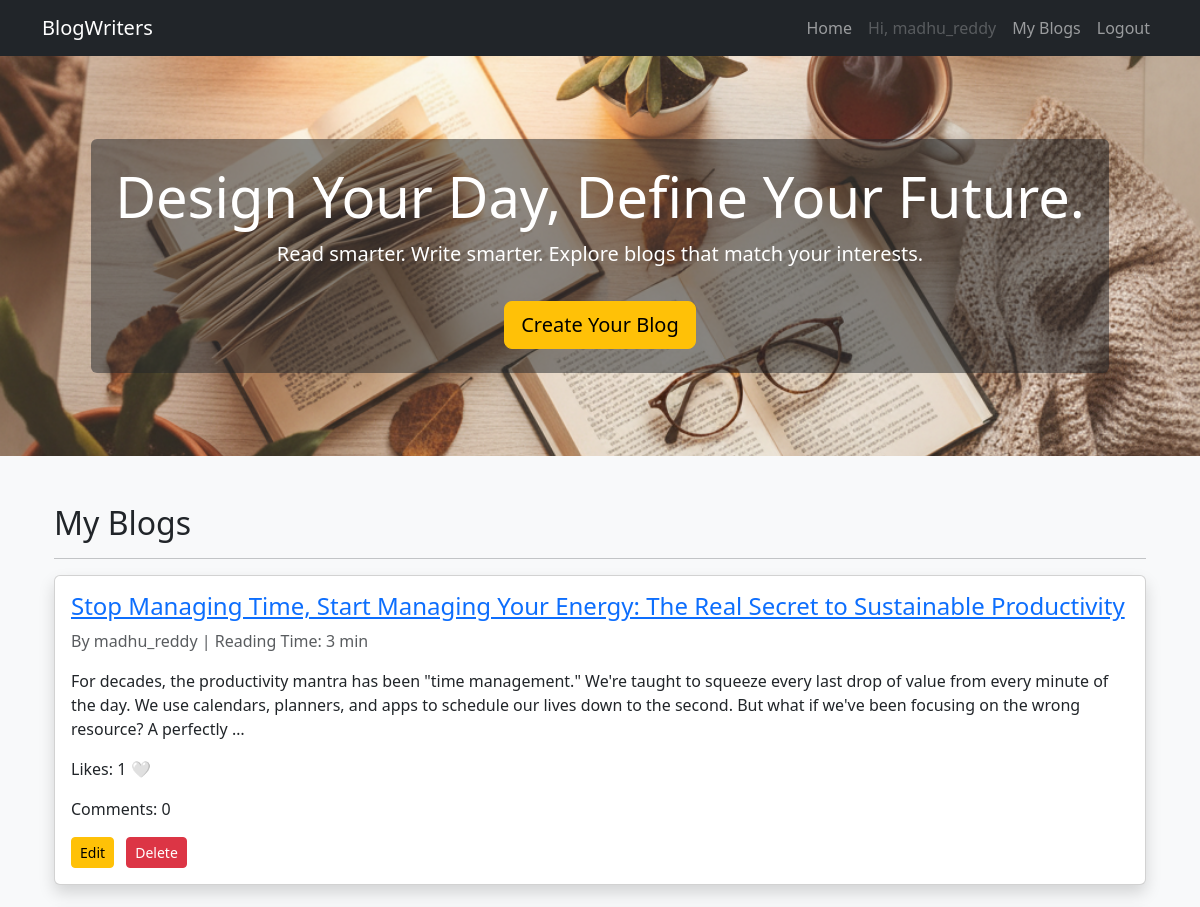
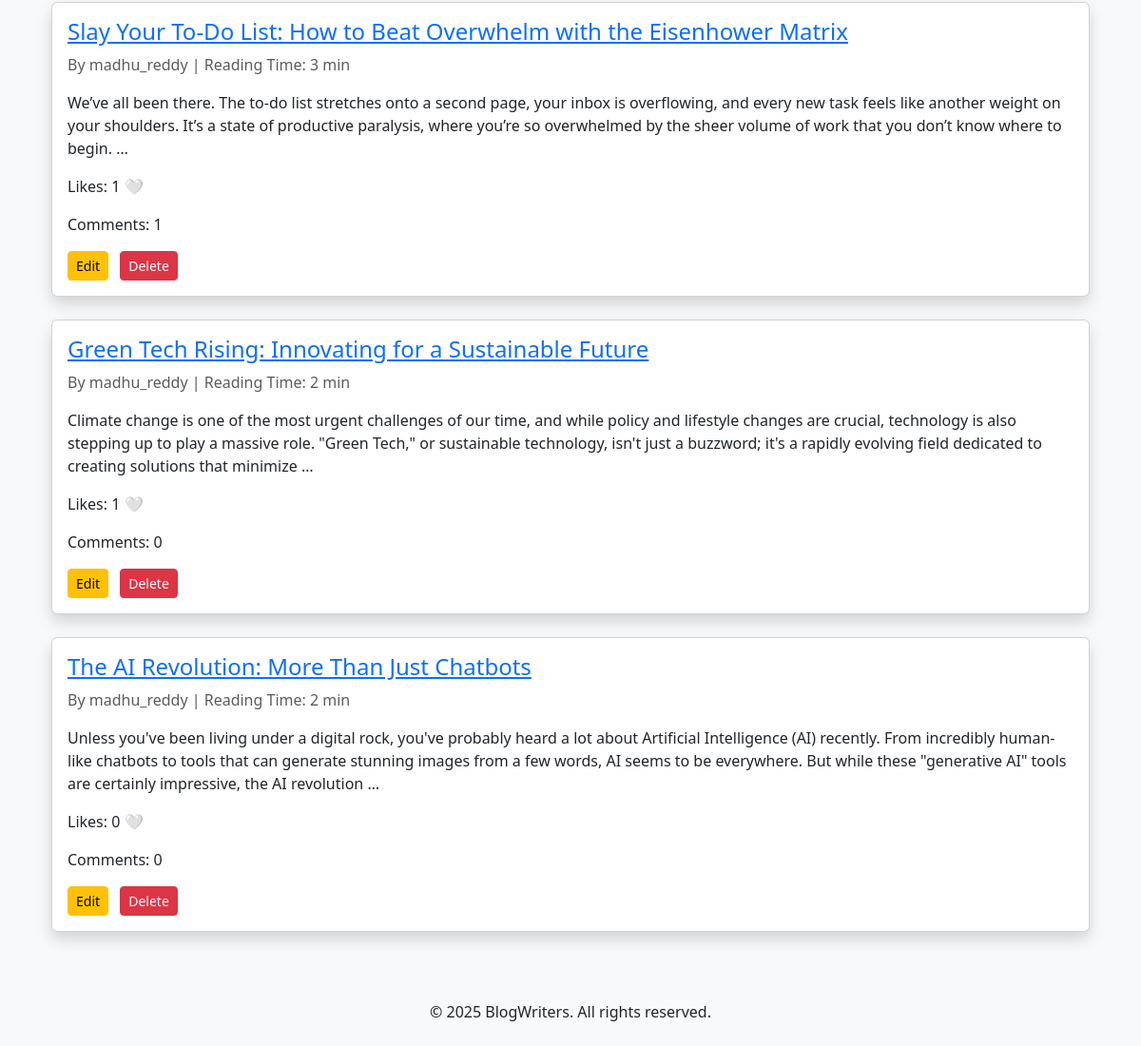
Screenshot of /my-blogs/ (signed in) with the database file from the repository (2 pictures, top to bottom).
### BlogWriter/models.py (models this page shows, shortened)
class BlogPost(models.Model):
    title = models.CharField(max_length=200)
    content = models.TextField()
    summary = models.TextField(blank=True, null=True)
    tags = models.ManyToManyField('Tag', related_name="posts")
    author = models.ForeignKey(User, on_delete=models.CASCADE)
    created_at = models.DateTimeField(auto_now_add=True)
    updated_at = models.DateTimeField(auto_now=True)
    def word_count(self):
        return len(self.content.split())
    def reading_time(self):
        return max(1, round(self.word_count() / 200))

### BlogWriter/views.py (the view)
# urls.py: path("my-blogs/", my_blogs, name="MyBlogs"),
@login_required
def my_blogs(request):
    user_blogs = BlogPost.objects.filter(author=request.user).order_by('-created_at')
    return render(request, "MyBlogs.html", {"blogs": user_blogs})

### templates/MyBlogs.html (shortened to what this page needs)
{% extends "base.html" %}
{% block content %}
<div class="container my-5">
    <h2>My Blogs</h2>
    <hr>
    {% for blog in blogs %}
    <div class="card mb-4 shadow p-3">
        <h4><a href="{% url 'BlogDetail' blog.id %}">{{ blog.title }}</a></h4>
        <p class="text-muted">By {{ blog.author.username }} | Reading Time: {{ blog.reading_time }} min</p>
        <p>{{ blog.content|truncatewords:50 }}</p>
        <p>
            Likes: {{ blog.likes.count }}
            {% if blog.user_liked %}
                ❤️
            {% else %}
                🤍
            {% endif %}
        </p>
        <p>Comments: {{ blog.comments.count }}</p>
        <div>
            <a href="{% url 'EditBlog' blog.id %}" class="btn btn-sm btn-warning me-2">Edit</a>
            <a href="{% url 'DeleteBlog' blog.id %}" class="btn btn-sm btn-danger">Delete</a>
        </div>
    </div>
    {% empty %}
    <p>You have not created any blogs yet. Create one now.</p>
    {% endfor %}
</div>
{% endblock %}

### templates/base.html (shortened to what this page needs)
{% load static %}
<!DOCTYPE html>
<html lang="en">
<head>
    <link href="https://cdn.jsdelivr.net/npm/bootstrap@5.3.2/dist/css/bootstrap.min.css" rel="stylesheet">
</head>
<body class="bg-light">
<nav class="navbar navbar-expand-lg navbar-dark bg-dark">
    <div class="container">
        <a class="navbar-brand" href="{% url 'HomePage' %}">BlogWriters</a>
        <div class="collapse navbar-collapse" id="navbarNav">
            <ul class="navbar-nav ms-auto">
                <li class="nav-item"><a class="nav-link" href="{% url 'HomePage' %}">Home</a></li>
                {% if user.is_authenticated %}
                    <li class="nav-item"><a class="nav-link disabled" href="#">Hi, {{ user.username }}</a></li>
                    <li class="nav-item"><a class="nav-link" href="{% url 'MyBlogs' %}">My Blogs</a></li>
                    <li class="nav-item"><a class="nav-link" href="{% url 'logout' %}">Logout</a></li>
                {% else %}
                    <li class="nav-item"><a class="nav-link" href="{% url 'login' %}">Login</a></li>
                    <li class="nav-item"><a class="nav-link" href="{% url 'register' %}">Register</a></li>
                {% endif %}
            </ul>
        </div>
    </div>
</nav>
<section class="hero-section text-white text-center d-flex align-items-center justify-content-center"
         style="height: 400px; background: url('{% static 'BackgroundBlog.png' %}') no-repeat center center; background-size: cover;">
    <div class="bg-dark bg-opacity-50 p-4 rounded">
        <h1 class="display-4">Design Your Day, Define Your Future.</h1>
        <p class="lead">Read smarter. Write smarter. Explore blogs that match your interests.</p>
        {% if user.is_authenticated %}
            <a href="{% url 'CreateEditBlog' %}" class="btn btn-warning btn-lg mt-3">Create Your Blog</a>
        {% else %}
            <a href="{% url 'register' %}" class="btn btn-warning btn-lg mt-3">Join & Start Blogging</a>
        {% endif %}
    </div>
</section>
<div class="container my-5">
    {% block content %}
    {% endblock %}
</div>
<footer class="bg-light py-4 text-center">
    <p class="mb-0">&copy; 2025 BlogWriters. All rights reserved.</p>
</footer>
</body>
</html>

### rows the page displays
BlogPost: title "Stop Managing Time, Start Managing Your Energy: The Real Secret to Sustainable Productivity", author.username "madhu_reddy", reading_time "3", content "For decades, the productivity mantra has been \"time management.\" We're taught to squeeze every last drop of value from every minute of the day. We use calendars, planners, and apps to schedule our lives down to the second. But what if we've been focusing on the wrong resource? A perfectly …", likes.count "1", comments.count "0"
BlogPost: title "Slay Your To-Do List: How to Beat Overwhelm with the Eisenhower Matrix", author.username "madhu_reddy", reading_time "3", content "We’ve all been there. The to-do list stretches onto a second page, your inbox is overflowing, and every new task feels like another weight on your shoulders. It’s a state of productive paralysis, where you’re so overwhelmed by the sheer volume of work that you don’t know where to begin. …", likes.count "1", comments.count "1"
BlogPost: title "Green Tech Rising: Innovating for a Sustainable Future", author.username "madhu_reddy", reading_time "2", content "Climate change is one of the most urgent challenges of our time, and while policy and lifestyle changes are crucial, technology is also stepping up to play a massive role. \"Green Tech,\" or sustainable technology, isn't just a buzzword; it's a rapidly evolving field dedicated to creating solutions that minimize …", likes.count "1", comments.count "0"
BlogPost: title "The AI Revolution: More Than Just Chatbots", author.username "madhu_reddy", reading_time "2", content "Unless you've been living under a digital rock, you've probably heard a lot about Artificial Intelligence (AI) recently. From incredibly human-like chatbots to tools that can generate stunning images from a few words, AI seems to be everywhere. But while these \"generative AI\" tools are certainly impressive, the AI revolution …", likes.count "0", comments.count "0"

### other values shown
{{ user.username }} "madhu_reddy"
